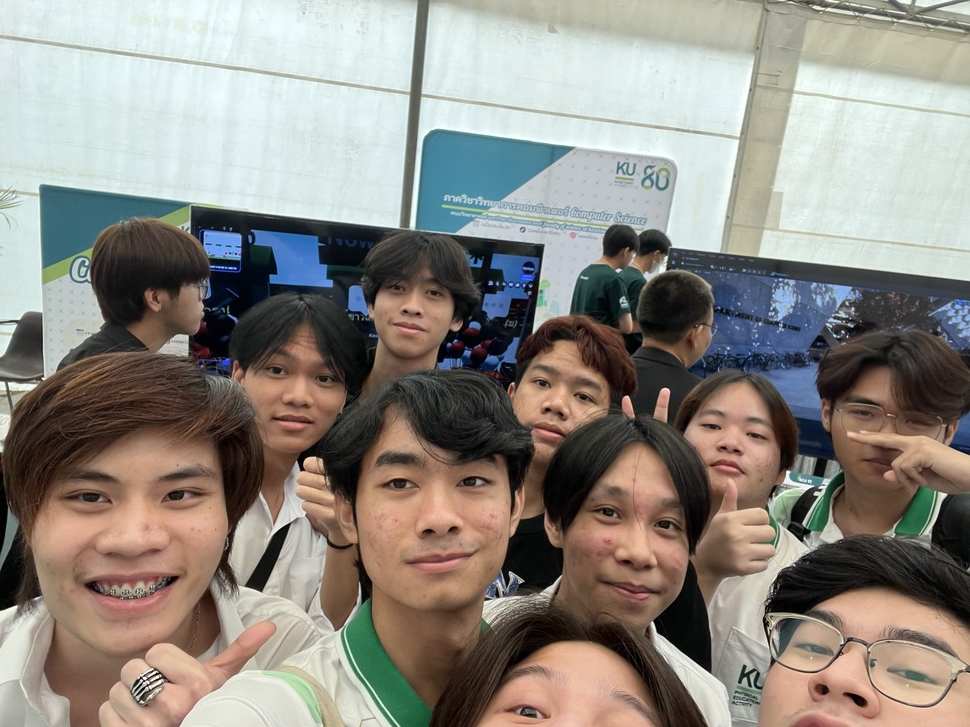
#> input picture computer-science-booth.jpg, 970 x 727 px, shrunk from 4032 x 3024 before the run
$ python main.py
#> lines starting #> are read from the running program, lines starting #| are printed output that depends on the picture; after the words box and inside, x2 and y2 are one past the last pixel; in counts of white or black regions, pixels touching at a corner belong together
import cv2 as cv

img = cv.imread('computer-science-booth.jpg')
#> img is the input picture: shape (727, 970, 3); mean B, G, R 129.9, 137, 142.2
face_model = cv.CascadeClassifier('face-detect-model.xml')
gray_scal = cv.cvtColor(img, cv.COLOR_BGR2GRAY)
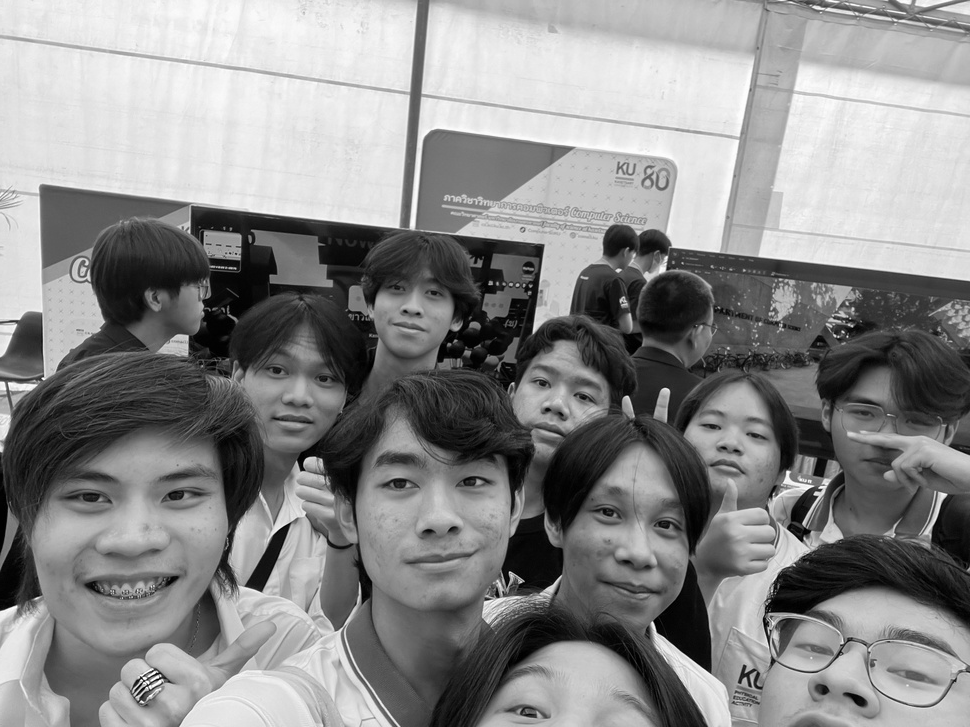
#> gray_scal: shape (727, 970); min 0, max 255, mean 137.8
faces = face_model.detectMultiScale(gray_scal)
#> faces = [[777, 70, 63, 63], [776, 621, 66, 66], [371, 260, 87, 87], [235, 327, 122, 122], [503, 341, 113, 113], [676, 383, 110, 110], [561, 462, 153, 153], [338, 411, 193, 193], [25, 414, 221, 221]]

for (x,y,w,h) in faces:
    cv.rectangle(img, (x, y), (x + w, y + h), (255, 255, 0), 2) #RGB -> BGR
#> this loop made 9 passes
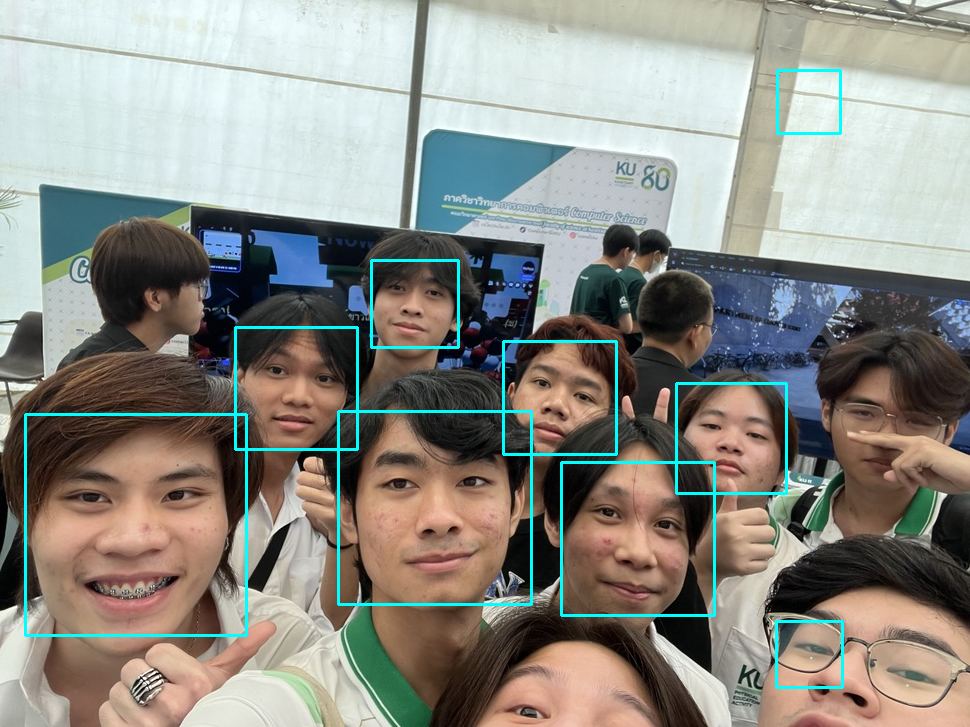
#> img: shape (727, 970, 3); 1.9% of pixels changed, all inside (x1, y1, x2, y2) = (24, 69, 844, 689)


cv.imshow('image', img)
cv.waitKey(0)
cv.destroyAllWindows()
